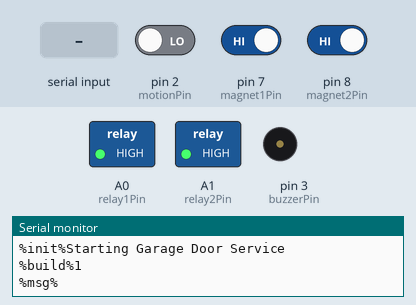
Simulated run of this sketch. Board: Arduino Nano, built with avr-gcc and run on an emulated ATmega328P. Parts: switched loads named in the sketch (green lamp = pin HIGH), buzzer (waves = sounding), the last lines printed to the serial monitor. The inputs (shaded band) are chosen by the test bench; at power-on: pin 2 (motionPin) LOW, pin 7 (magnet1Pin) HIGH, pin 8 (magnet2Pin) HIGH.

Above: at 2.2 s.
2.3 s: "S" received over Serial
At 5.7 s:
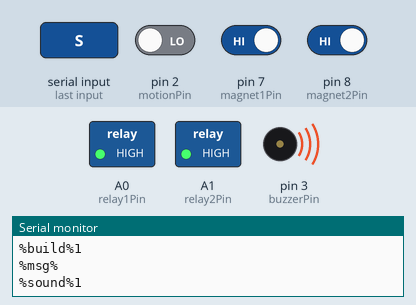
5.8 s: "1" received over Serial
At 6.87 s:
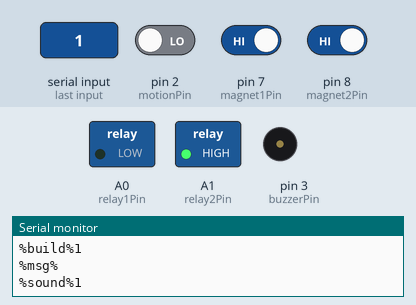
12.8 s: pin 2 (motionPin) driven HIGH and pin 7 (magnet1Pin) driven LOW and pin 8 (magnet2Pin) driven LOW
15.3 s: "2" received over Serial
At 16.37 s:
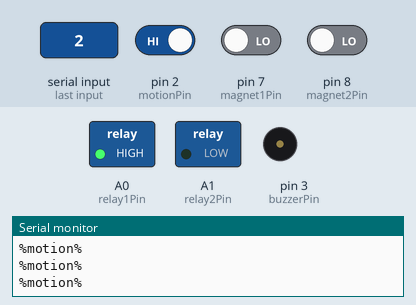
17.9 s: "3" received over Serial
At 18.97 s:
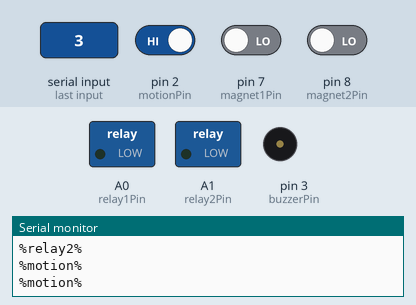
Timing chart, 0 to 20.9 s (numbered marks = the images above; inputs shaded):
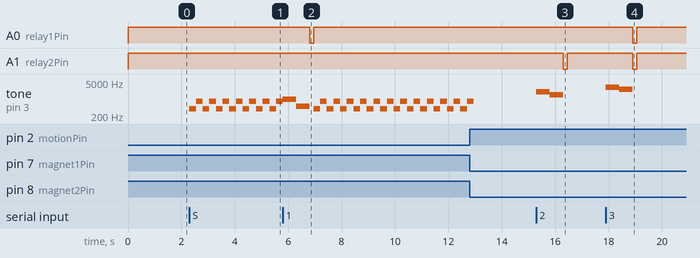

The sketch:

GarageController.ino
```cpp
/* Arduino dual garage door controller - Steven Chesser - Steven.Chesser@TWC.COM */

/* This uses very simple calls / responses.
    The client side will send over a single char.
    The response will be %name%value with a CRLF.
    This was written for MY home situation so if you have more than two doors or just one, just modify the code to fit the bill.
    Or modify it further to be configurable.
*/


/* Hardware used for this.

   Arduino NANO
   DHT22 Temperature / Humdity Sensor
   RCWL-0516 Microwave Radar Sensor ( toggle pi that there is motion near by to enable touch screen )
   Isolated Dual Relay ( toggle garage doors to open or close )
   Piezo Buzzer ( make tones )
   Two Magnetic Door Switches ( used to detect garage door is opened or closed )
*/


/*
  Controller Input Codes
  1 = Activate Relay 1
  2 = Activate Relay 2
  3 = Activate Relay 1 & 2
  4 = Get magnets 1 & 2 state
  R = Reset
  T = Get temperature and humidity
  S = Enable sounds ( buzzer tones )
  M = Disable sounds ( mute buzzer )
  A = Get sound state
*/

/*
  Controller Responses
  1 = %relay1%
  2 = %relay2%
  3 = %relay1%
      %relay2%
  4 = %magsensor%messagetext = door1;door2 states
  R = %init%messagetext
  T = %dhterror%messagetext = DHT22 sensor error message
  T = %dhtdata%messagetext = DHT22 sensor data, *F;*C;Humidity%
  S = %sound%1 = sounds on
  M = %sound%0 = sounds off
  A = %sound%1 or %sound%0
*/

/*
   SimpleDHT Library by Winlin  @ https://github.com/winlinvip/SimpleDHT
*/


#include <SimpleDHT.h>

/* Define our PINs and Variables */

#define buzzerPin 3
#define magnet1Pin 7
#define magnet2Pin 8
#define DHT22Pin 9
#define motionPin 2

int build = 1; // build version that will show up on the pi

int relay1Pin = A0; // garage door relay 1
int relay2Pin = A1; // garage door relay 2

int magState1; // garage door 1 magnet door sensor
int magState2; // garage door 2 magnet door sensor

int DHTerr; // DHT22 Temp sensor error

int motionVal = 0; // RCWL motion sensor value

double motionCheck = 0; // Dummy counter to delay motion sensing ( could a resistor maybe to adjust sensativty and skip this )

byte temperatureF = 0; // DHT22 temp in *F
byte temperatureC = 0; // DHT22 temp in *C
byte humidity = 0; // DHT22 humidity in %

bool useSound = false; // toggle buzzer sound

/* Setup Arduino */

SimpleDHT22 dht22(DHT22Pin);

void setup() {

  pinMode(buzzerPin, OUTPUT);
  pinMode(relay1Pin, OUTPUT);
  pinMode(relay2Pin, OUTPUT);
  pinMode(motionPin, INPUT);
  pinMode(magnet1Pin, INPUT_PULLUP);
  pinMode(magnet2Pin, INPUT_PULLUP);
  digitalWrite(relay1Pin, HIGH); // set relays so they are open
  digitalWrite(relay2Pin, HIGH);

  Serial.begin(115200);
  Serial.flush();

  Serial.println("%init%Starting Garage Door Service");
  Serial.print("%build%");

  Serial.println(int(build));
  delay(1000);
  Serial.println("%msg%");
}

void(* resetFunc) (void) = 0;

void loop() {

  motionCheck++; // dumpy way of limiting reporting from the motion sensor
  // 20,000 ticks here to allow the next check
  // can use a resistor to reduce the sensitivity
  // but this was my work around for that for now as I wanted
  // high sensativity but reduce the ammount of times it was needed
  // to check and report back.

  if (motionCheck > 20000) {
    motionVal = digitalRead(motionPin);
    if (motionVal > 0) {
      Serial.println("%motion%");
    }
    motionCheck = 0;
  }


  magState1 = digitalRead(magnet1Pin);
  magState2 = digitalRead(magnet2Pin);

  // beep
  if (magState1 == HIGH) {
    if (useSound) {
      tone(buzzerPin, 400);
      delay(250);
      noTone(buzzerPin);
    }
  }

// beep

  if (magState2 == HIGH) {
    if (useSound) {
      tone(buzzerPin, 800);
      delay(250);
      noTone(buzzerPin);
    }
  }


// if we got datavail lets read it and see if we have any valid command chars
// and do some work and send back a response

  if (Serial.available()) {

    char recieved = Serial.read();

    if (recieved == '1') // toggle door 1
    {
      recieved = 0;
      Serial.flush();
      if (useSound) {
        tone(buzzerPin, 1000);

        delay(500);
        tone(buzzerPin, 500);
        delay(500);
        noTone(buzzerPin);
      }
      digitalWrite(relay1Pin, LOW);
      delay(150);
      digitalWrite(relay1Pin, HIGH);
      Serial.println("%relay1%");
    }
    else if (recieved == '2') // toggle door 2
    {
      recieved = 0;
      Serial.flush();
      if (useSound) {
        tone(buzzerPin, 2000);
        delay(500);
        tone(buzzerPin, 1500);
        delay(500);
        noTone(buzzerPin);
      }
      digitalWrite(relay2Pin, LOW);
      delay(150);
      digitalWrite(relay2Pin, HIGH);
      Serial.println("%relay2%");
    }
    else if (recieved == '3') // toggle both doors
    {
      recieved = 0;
      Serial.flush();
      if (useSound) {
        tone(buzzerPin, 3000);
        delay(500);
        tone(buzzerPin, 2500);
        delay(500);
        noTone(buzzerPin);
      }
      digitalWrite(relay1Pin, LOW);
      digitalWrite(relay2Pin, LOW);
      delay(150);
      digitalWrite(relay1Pin, HIGH);
      digitalWrite(relay2Pin, HIGH);
      Serial.println("%relay1%");
      Serial.println("%relay2%");

    }
    else if (recieved == '4') // get mag sensors data
    {
      if (magState1 == HIGH) {
        Serial.print("%magsensor%1");
      } else
      {
        Serial.print("%magsensor%0");
      }

      if (magState2 == HIGH) {
        Serial.println(";1");
      } else
      {
        Serial.println(";0");
      }
    }
    else if (recieved == 'R') // reset code
    {
      recieved = 0;
      Serial.flush();
      resetFunc();
    }
    else if (recieved == 'B') // get build
    {
      recieved = 0;
      Serial.print("%build%");
      Serial.println(int(build));
    }
    else if (recieved == 'T') // get temps
    {
      recieved = 0;
      DHTerr = SimpleDHTErrSuccess;
      temperatureF = 255;
      temperatureC = 255;
      humidity = 255;
      if ((DHTerr = dht22.read(&temperatureC, &humidity, NULL)) != SimpleDHTErrSuccess) {
        Serial.print("%dhterror%");
        Serial.println(DHTerr);
      } else
      {
        temperatureF = round((1.8 * temperatureC) + 32);
        Serial.print("%dhtdata%");
        Serial.print((int)temperatureF); Serial.print(';');
        Serial.print((int)temperatureC); Serial.print(';');
        Serial.println((int)humidity);
      }
    }
    else if (recieved == 'S') // toggle sound on
    {
      recieved = 0;
      useSound = true;
      Serial.println("%sound%1");
    }
    else if (recieved == 'M') // toggle sound mute
    {
      recieved = 0;
      useSound = false;
      Serial.println("%sound%0");
    }
    else if (recieved == 'A') // get sound state
    {
      recieved = 0;
      Serial.print("%sound%");
      Serial.println(String(useSound));

    }
  }
}
```

Measured:
- after the input at 2.3 s, tone on pin 3 (buzzerPin): alternates 800 Hz for 0.25 s and 400 Hz for 0.25 s, starting at once
- after the input at 5.8 s, A0 (relay1Pin): HIGH → LOW after 1.0 s, → HIGH 0.15 s later
- after the input at 15.3 s, A1 (relay2Pin): HIGH → LOW after 1.0 s, → HIGH 0.15 s later; tone on pin 3 (buzzerPin): silent → 2000 Hz at once, → 1500 Hz 0.50 s later, → silent 0.50 s later
- after the input at 17.9 s, A0 (relay1Pin), A1 (relay2Pin): HIGH → LOW after 1.0 s, → HIGH 0.15 s later; tone on pin 3 (buzzerPin): silent → 3000 Hz at once, → 2500 Hz 0.50 s later, → silent 0.50 s later
